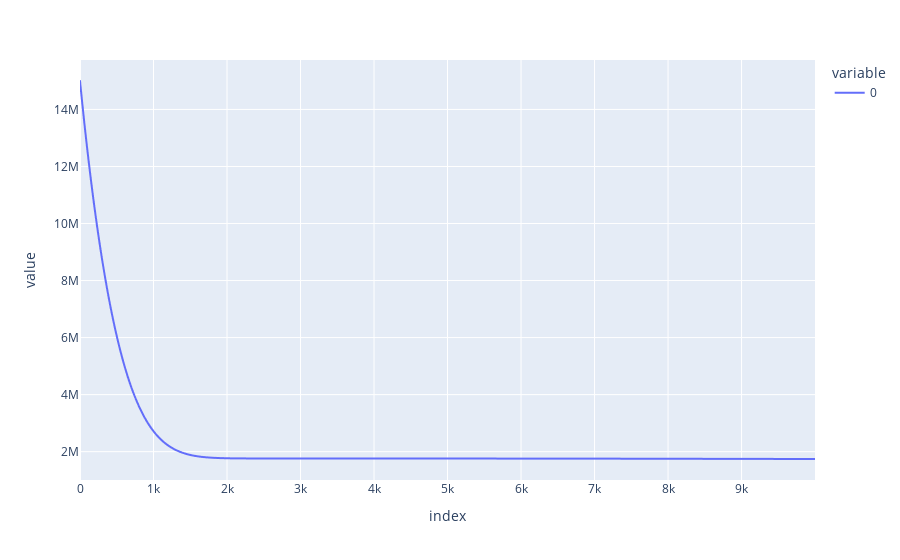

The cell this chart's notebook holds for it:
### Markdown cell above
*From book:* $−2194.24+82.16X$

### Code cell
px.line(losses)

### Figure 1 — Plotly figure (JSON) as saved in the notebook; plotly's stock layout.template omitted (floating-point values rounded to 4 significant figures; data arrays with more than 128 entries replaced by an {"elided": "..."} marker saying what was removed)
{"data": [{"hovertemplate": "variable=0<br>index=%{x}<br>value=%{y}<extra></extra>", "legendgroup": "0", "line": {"color": "#636efa", "dash": "solid"}, "mode": "lines", "name": "0", "showlegend": true, "type": "scattergl", "x": {"elided": "10000 int values"}, "xaxis": "x", "y": {"elided": "10000 float values"}, "yaxis": "y"}], "layout": {"legend": {"title": {"text": "variable"}, "tracegroupgap": 0}, "margin": {"t": 60}, "xaxis": {"anchor": "y", "domain": [0, 1], "title": {"text": "index"}}, "yaxis": {"anchor": "x", "domain": [0, 1], "title": {"text": "value"}}}}
